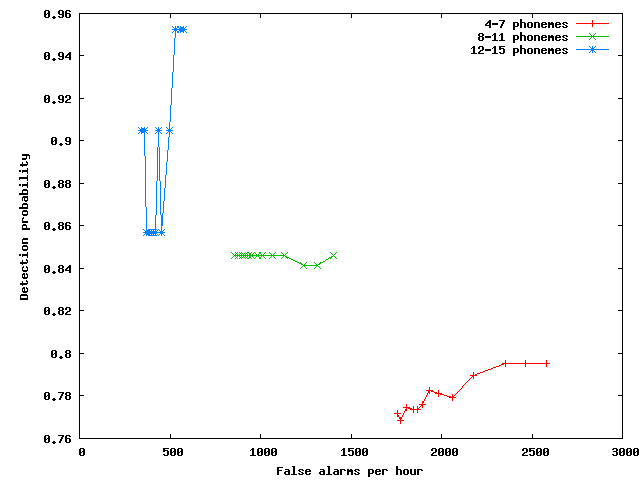

This figure's gnuplot source:
set xlabel 'False alarms per hour'
set ylabel 'Detection probability'
set key right nobox
set output 'precision_recall_graph.png'
set term png
plot 'precision_recall_graph.4-7.dat' using 2:3 title '4-7 phonemes' with linespoints,'precision_recall_graph.8-11.dat' using 2:3 title '8-11 phonemes' with linespoints,'precision_recall_graph.12-15.dat' using 2:3 title '12-15 phonemes' with linespoints,'precision_recall_graph.16-20.dat' using 2:3 title '16-20 phonemes' with linespoints